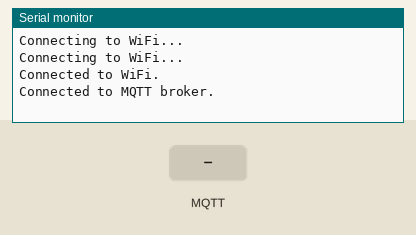
Recording of a sketch running on a simulated ESP8266 (NodeMCU). On the bench: the last lines printed to the serial monitor. The test bench sets the inputs (shaded band). WiFi joins after 1.5 s; servers stay silent unless stated; no MQTT or app messages arrive unless stated.

Above: at 3.2 s.
3.3 s: MQTT message "1" arrives on the first subscribed topic
At 3.7 s:
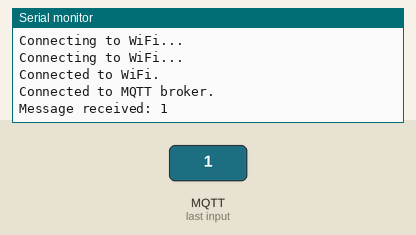
4.8 s: MQTT message "on" arrives on the first subscribed topic
At 6.0 s:
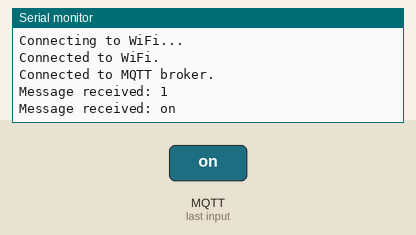
6.3 s: MQTT message "off" arrives on the first subscribed topic
At 7.2 s:
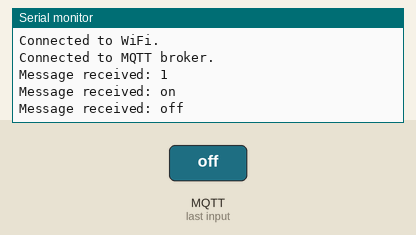

The sketch:

05.3NodeMCU_Subscriber.ino
```cpp
#include <ESP8266WiFi.h>                              // Include the WiFi library
#include <PubSubClient.h>                             // Include the MQTT library

const char* ssid = "iotlab";                          // WiFi SSID
const char* password = "hostiotlab";                  // WiFi Password

const char* broker = "192.168.137.1";                 // MQTT broker address
const int port = 1883;                                // MQTT broker port
const char* topic = "home/led";                       // MQTT topic name

WiFiClient espClient;                                 // Create an object of the WiFiClient class
PubSubClient client(espClient);                       // Create an MQTT client instance

// Callback function to handle incoming MQTT messages
void on_message(char* topic, byte* message, unsigned int length) {
  Serial.print("Message received: ");                 // A message prefix

  for (int i = 0; i < length; i++)                    // Loop through the message bytes
    Serial.print((char)message[i]);                   // Print each character to the Serial Monitor

  Serial.println();                                   // Move to a new line after printing the message
}

void setup() {
  Serial.begin(115200);                               // Initialize serial communication at baudrate of 115200

  WiFi.begin(ssid, password);                         // Attempt to connect to the Wi-Fi network
  while (WiFi.status() != WL_CONNECTED) {             // Wait until the NodeMCU is successfully connected
    delay(1000);                                      // Wait 1 second before rechecking Wi-Fi connection status
    Serial.println("Connecting to WiFi...");          // A message indicating an attempt to connect to Wi-Fi
  }
  Serial.println("Connected to WiFi.");               // A message indicating a successful connection

  client.setServer(broker, port);                     // Connect to the MQTT broker
  client.setCallback(on_message);                     // Set callback function for incoming messages

  client.connect("NodeMCU_Subscriber");               // Connect to MQTT broker with the name "NodeMCU_Subscriber"
  Serial.println("Connected to MQTT broker.");        // Successful connection to MQTT broker

  client.subscribe(topic);                            // Subscribe to the specified topic
}

void loop() {
  client.loop();                                      // Start MQTT client loop to receive messages
}
```

Measured:
- after the input at 3.3 s, the serial monitor: prints a new line at once (image 1)
- after the input at 4.8 s, the serial monitor: prints a new line at once (image 2)
- after the input at 6.3 s, the serial monitor: prints a new line at once (image 3)
